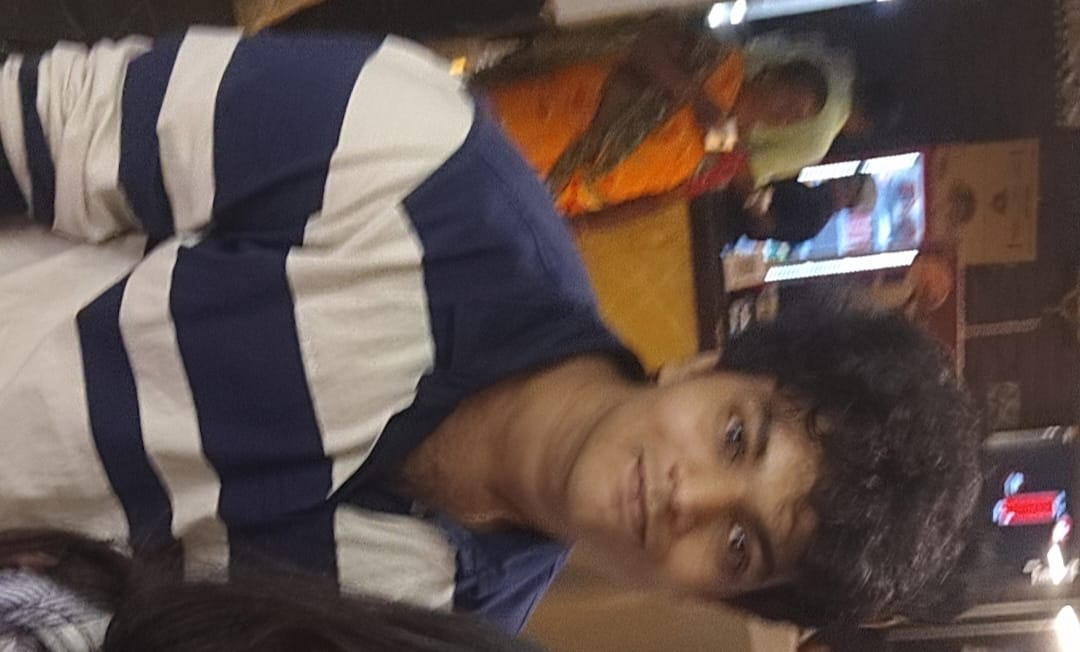
#> input picture sv.jpeg, 1080 x 652 px
$ jupyter execute EXP6.ipynb   (older library calls are emulated)
#> lines starting #> are read from the running program, lines starting #| are printed output that depends on the picture
### EX.No: 6-EDGE DETECTION
### Name : SHRIVARSHAN P G
### Reg. No : 212225240146

[cell 1]
import cv2
import numpy as np
import matplotlib.pyplot as plt

image = cv2.imread('sv.jpeg')  # Replace with your image path
#> image is the input picture: shape (652, 1080, 3); mean B, G, R 76.6, 81.7, 97
gray_image = cv2.cvtColor(image, cv2.COLOR_BGR2GRAY)
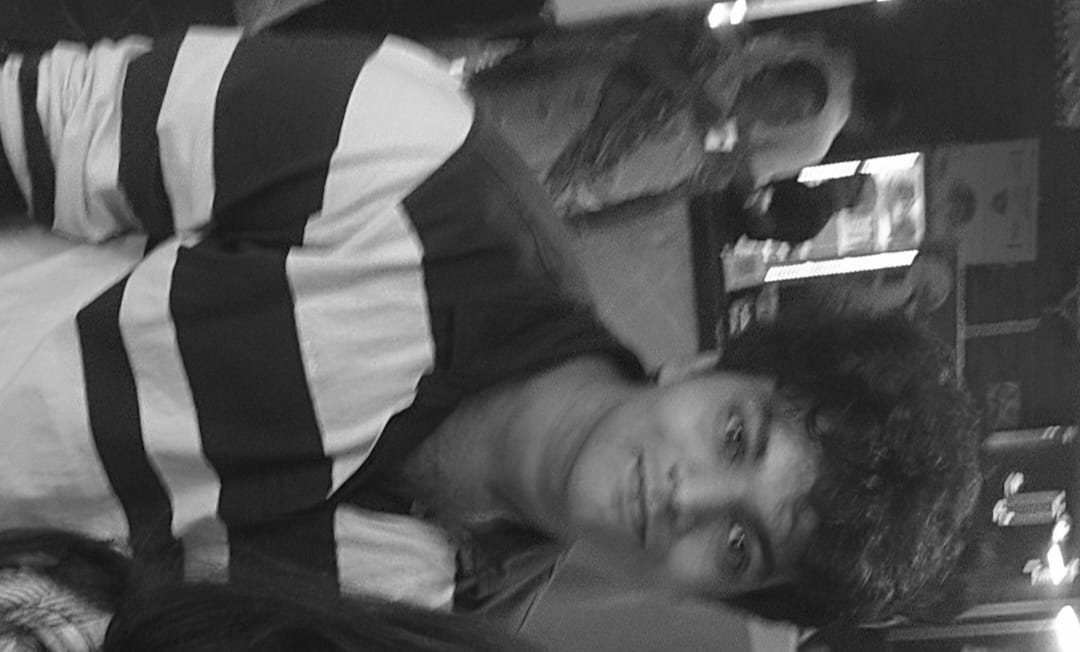
#> gray_image: shape (652, 1080); min 0, max 255, mean 85.7
# Original Image
plt.imshow(cv2.cvtColor(image, cv2.COLOR_BGR2RGB))
plt.title('Original Image')
plt.axis('off')

[cell 2]
sobel_x = cv2.Sobel(gray_image, cv2.CV_64F, 1, 0, ksize=5)  # Sobel in x direction
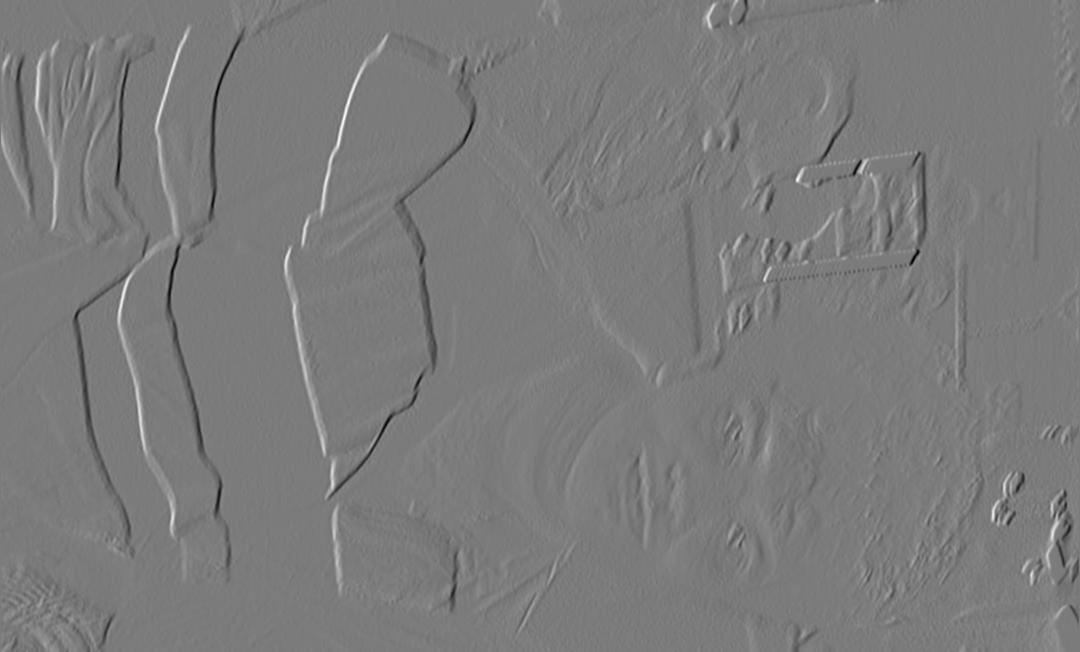
#> sobel_x: shape (652, 1080) float64; min -7783, max 8234, mean -4.5; drawn with min black and max white
sobel_y = cv2.Sobel(gray_image, cv2.CV_64F, 0, 1, ksize=5)  # Sobel in y direction
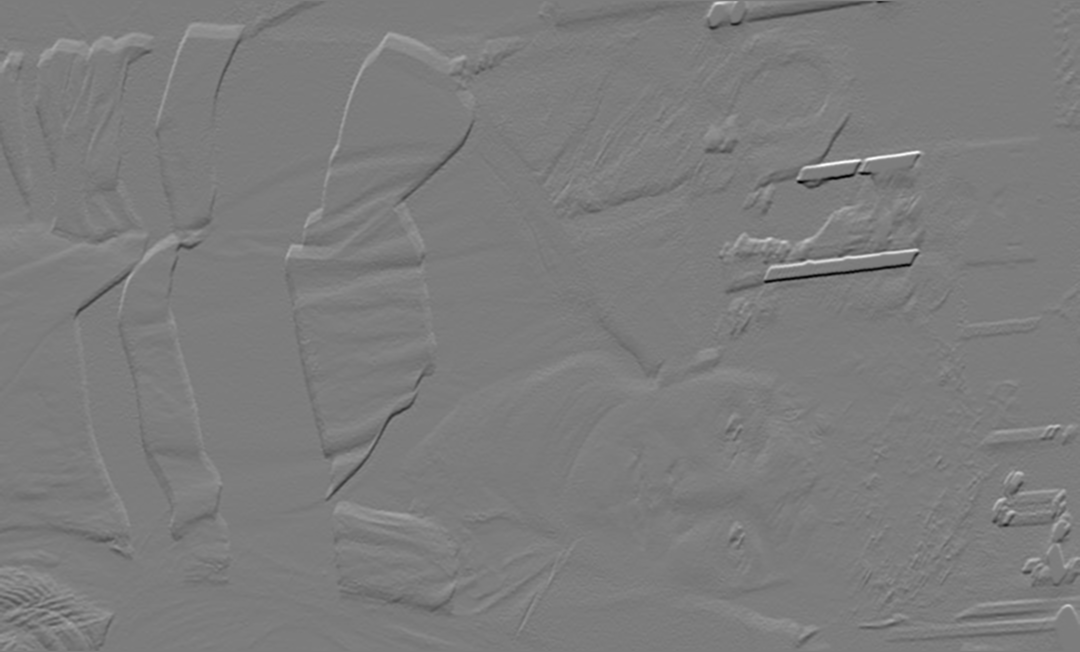
#> sobel_y: shape (652, 1080) float64; min -8556, max 8932, mean -2.7; drawn with min black and max white
sobel_combined = cv2.magnitude(sobel_x, sobel_y)  # Combine both directions
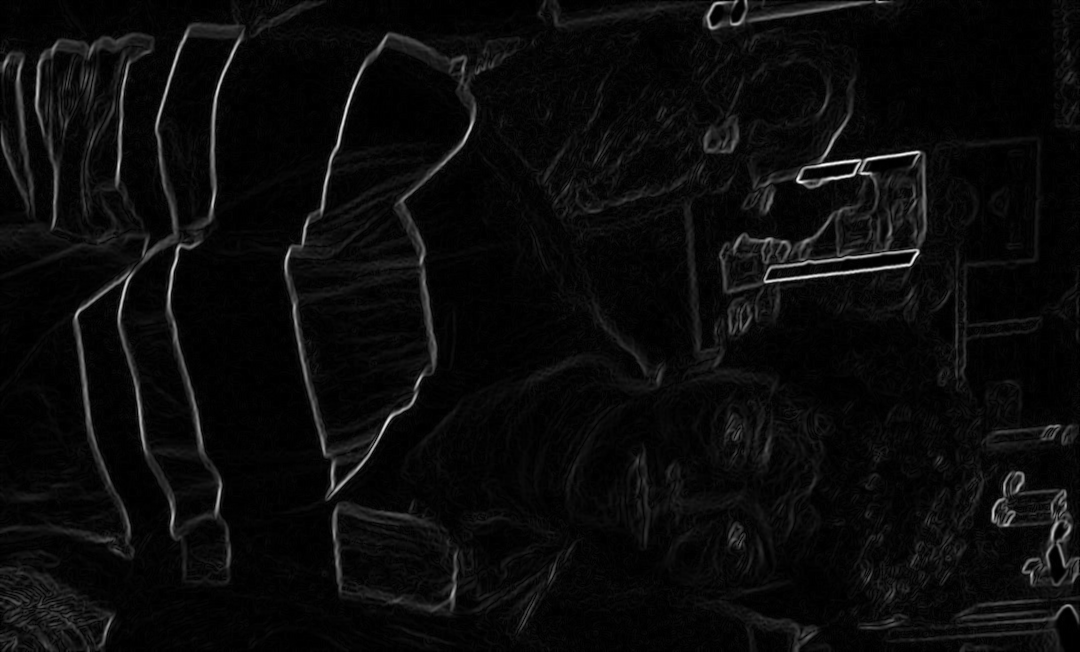
#> sobel_combined: shape (652, 1080) float64; min 0, max 8966.2, mean 395.6; drawn with min black and max white
plt.imshow(sobel_combined, cmap='gray')
plt.title('Sobel Edge Detection')
plt.axis('off')

[cell 3]
laplacian = cv2.Laplacian(gray_image, cv2.CV_64F)
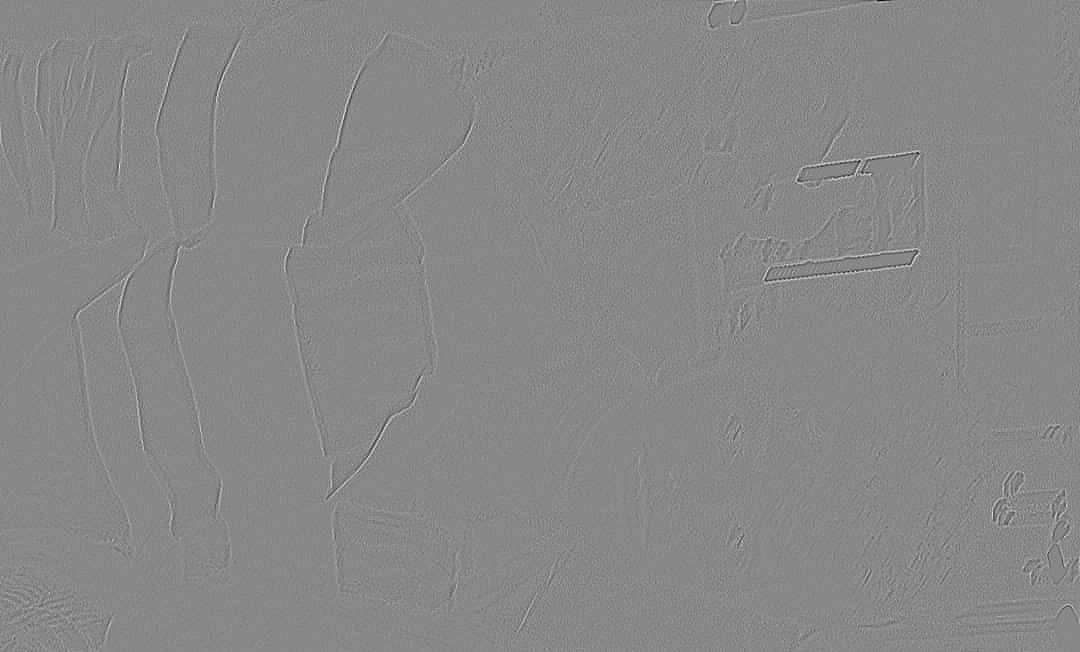
#> laplacian: shape (652, 1080) float64; min -167, max 145, mean 0; drawn with min black and max white
plt.imshow(laplacian, cmap='gray')
plt.title('Laplacian Edge Detection')
plt.axis('off')

[cell 4]
canny_edges = cv2.Canny(gray_image, 50, 150)
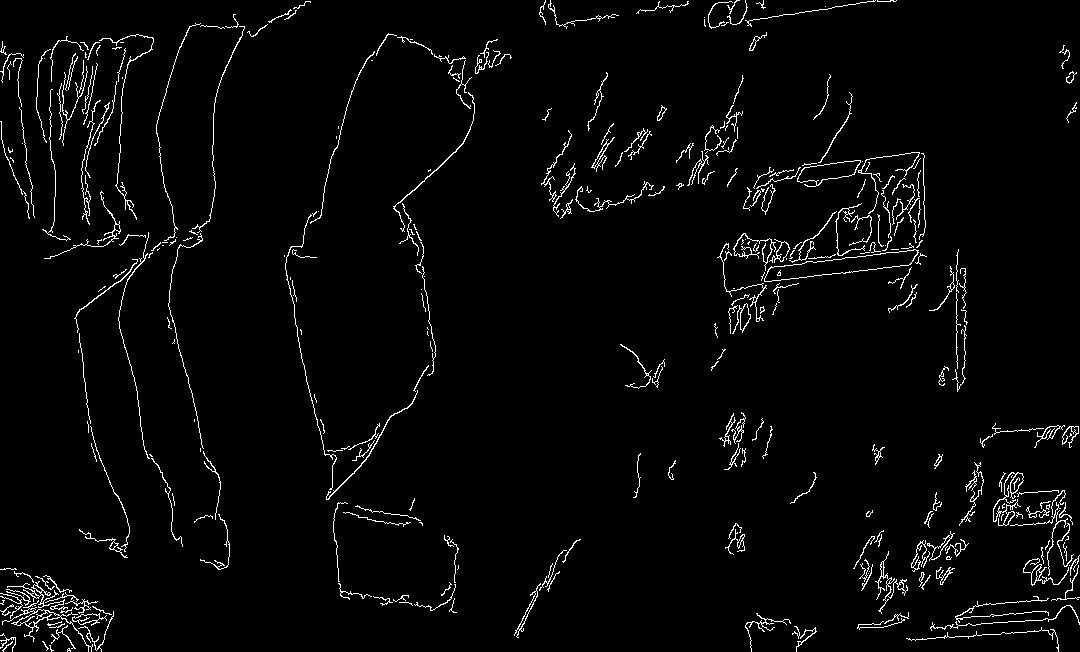
#> canny_edges: shape (652, 1080); 2.9% white in thin lines or dots
plt.imshow(canny_edges, cmap='gray')
plt.title('Canny Edge Detection')
plt.axis('off')
